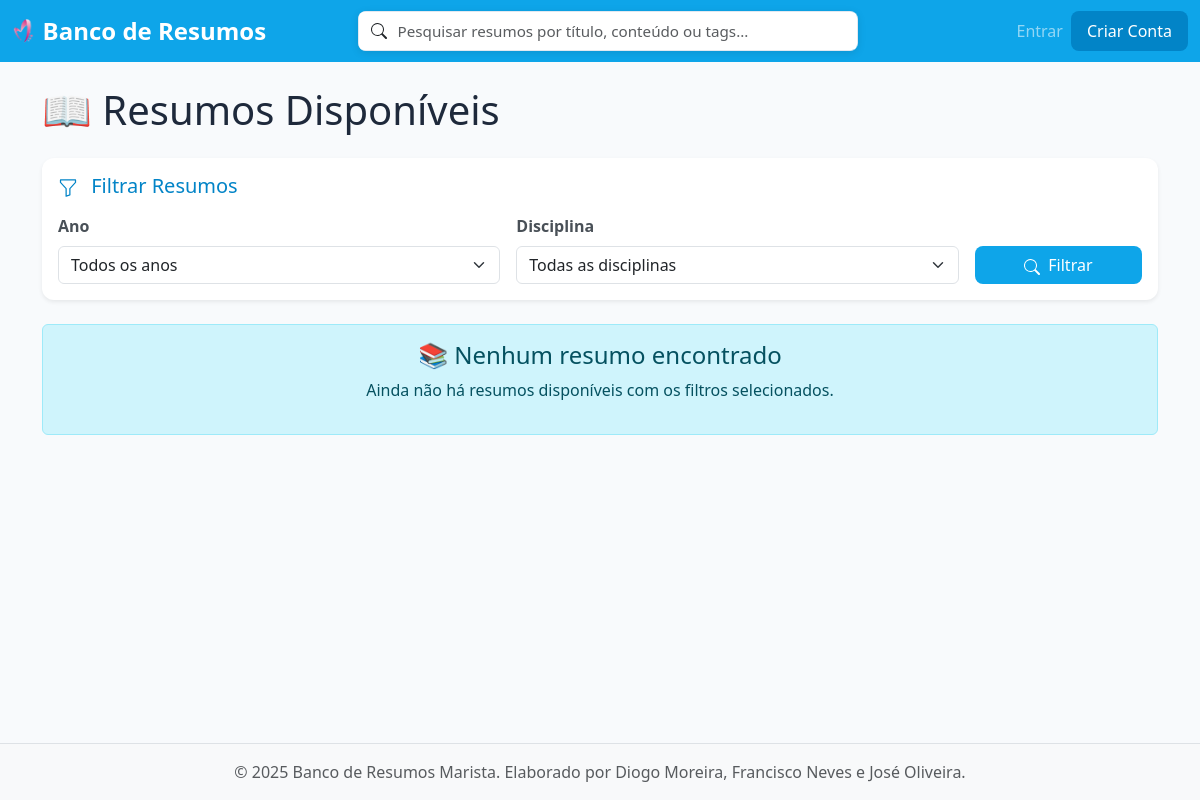
Before: / with the older database file.
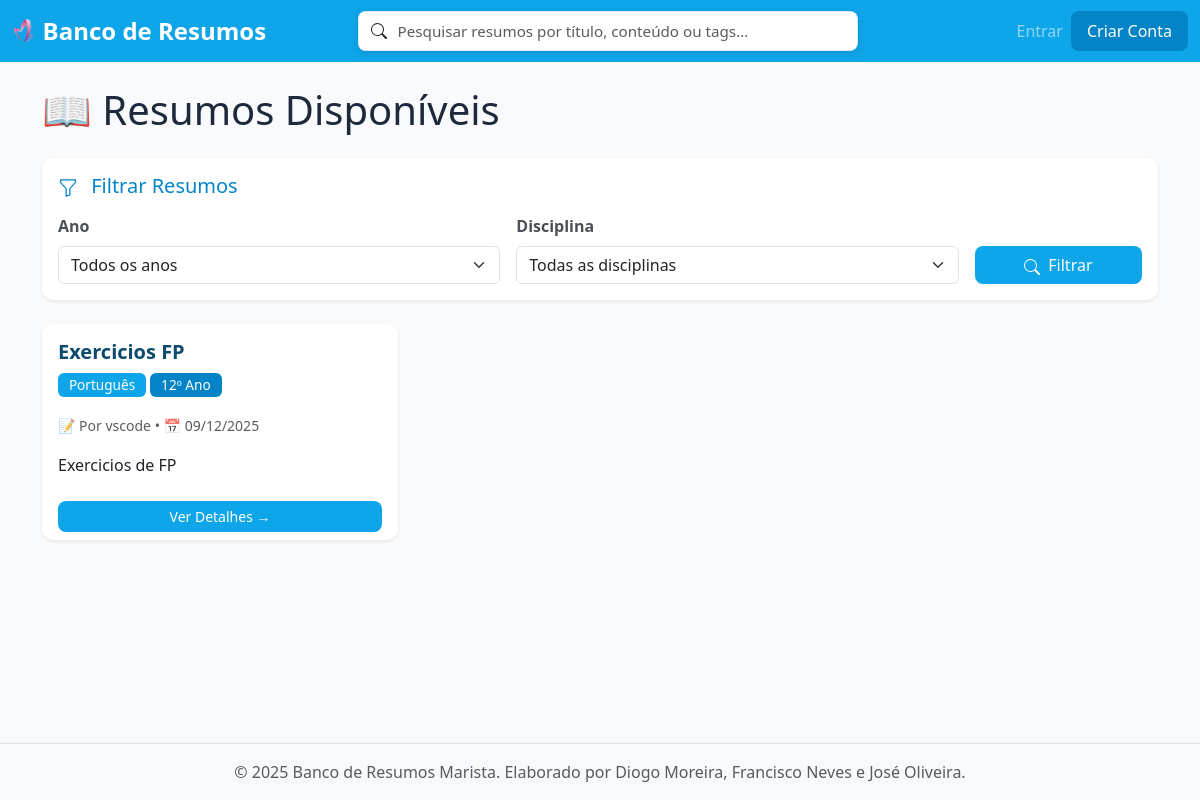
After: the same page with the newer database file.
### resumos/models.py (models this page shows, shortened)
class Resumo(models.Model):
    titulo = models.CharField(max_length=200)
    conteudo = models.TextField()
    disciplina = models.ForeignKey(
        Disciplina, on_delete=models.CASCADE, related_name='resumos')
    ano = models.ForeignKey(
        Ano, on_delete=models.CASCADE, related_name='resumos')
    autor = models.ForeignKey(
        User, on_delete=models.CASCADE, related_name='resumos')
    data_criacao = models.DateTimeField(auto_now_add=True)
    data_atualizacao = models.DateTimeField(auto_now=True)
    ficheiro = models.FileField(upload_to='resumos/')
    tags = models.ManyToManyField(Tag, related_name='resumos', blank=True)
    class Meta:
        verbose_name_plural = "Resumos"
        ordering = ['-data_criacao']

class Disciplina(models.Model):
    nome = models.CharField(max_length=100, unique=True)
    anos_disponiveis = models.ManyToManyField(
        Ano, related_name='disciplinas', blank=True)
    class Meta:
        verbose_name_plural = "Disciplinas"

class Ano(models.Model):
    numero = models.IntegerField(unique=True)  # 7, 8, 9, 10, 11, 12
    class Meta:
        verbose_name_plural = "Anos"
        ordering = ['numero']

### resumos/views.py (the view)
# urls.py: path('', views.lista_resumos, name='lista'),
def lista_resumos(request):
    resumos = Resumo.objects.all()
    disciplinas = Disciplina.objects.all()
    anos = Ano.objects.all()
    disciplina_id = request.GET.get('disciplina')
    ano_id = request.GET.get('ano')
    search_query = request.GET.get('search')
    if ano_id:
        resumos = resumos.filter(ano_id=ano_id)
        disciplinas_com_ano = disciplinas.filter(anos_disponiveis__id=ano_id)
        disciplinas_sem_ano = disciplinas.filter(anos_disponiveis__isnull=True)
        disciplinas = (disciplinas_com_ano | disciplinas_sem_ano).distinct()
    if disciplina_id:
        resumos = resumos.filter(disciplina_id=disciplina_id)
    if search_query:
        resumos = resumos.filter(
            Q(titulo__icontains=search_query) |
            Q(conteudo__icontains=search_query) |
            Q(tags__nome__icontains=search_query)
        ).distinct()
    context = {
        'resumos': resumos,
        'disciplinas': disciplinas,
        'anos': anos,
        'selected_ano': ano_id,
        'selected_disciplina': disciplina_id,
        'search_query': search_query or '',
    }
    return render(request, 'resumos/lista.html', context)

### resumos/templates/resumos/lista.html (shortened to what this page needs)
{% extends 'resumos/base.html' %}
{% block content %}
<div class="row">
    <div class="col-12">
        <h1 class="mb-4">📖 Resumos Disponíveis</h1>
    </div>
</div>
<div class="row mb-4">
    <div class="col-12">
        <div class="card shadow-sm" style="border-radius: 12px; overflow: hidden;">
            <div class="card-body">
                <h5 class="card-title mb-3" style="color: #0284c7;">
                    Filtrar Resumos
                </h5>
                <form method="get" class="row g-3" id="filterForm">
                    <div class="col-md-5">
                        <label for="ano" class="form-label fw-semibold">Ano</label>
                        <select name="ano" id="ano" class="form-select">
                            <option value="">Todos os anos</option>
                        </select>
                    </div>
                    <div class="col-md-5">
                        <label for="disciplina" class="form-label fw-semibold">Disciplina</label>
                        <select name="disciplina" id="disciplina" class="form-select">
                            <option value="">Todas as disciplinas</option>
                        </select>
                    </div>
                    <div class="col-md-2 d-flex align-items-end">
                        <button type="submit" class="btn w-100" style="background-color: #0ea5e9; color: white;">
                            Filtrar
                        </button>
                    </div>
                </form>
            </div>
        </div>
    </div>
</div>
<div class="row">
    {% if resumos %}
        {% for resumo in resumos %}
        <div class="col-md-6 col-lg-4 mb-4">
            <div class="card h-100 shadow-sm hover-card" style="border-radius: 12px; overflow: hidden;">
                <div class="card-body">
                    <h5 class="card-title fw-bold" style="color: #0c4a6e;">{{ resumo.titulo }}</h5>
                    <p class="card-text mb-3">
                        <span class="badge" style="background-color: #0ea5e9;">{{ resumo.disciplina.nome }}</span>
                        <span class="badge" style="background-color: #0284c7;">{{ resumo.ano.numero }}º Ano</span>
                    </p>
                    <p class="card-text text-muted">
                        <small>📝 Por {{ resumo.autor.username }} • 📅 {{ resumo.data_criacao|date:"d/m/Y" }}</small>
                    </p>
                    <p class="card-text">{{ resumo.conteudo|truncatewords:20 }}</p>
                </div>
                <div class="card-footer bg-transparent border-0">
                    <a href="{% url 'resumos:detalhe' resumo.pk %}" class="btn btn-sm w-100" style="background-color: #0ea5e9; color: white;">
                        Ver Detalhes →
                    </a>
                </div>
            </div>
        </div>
        {% endfor %}
    {% else %}
        <div class="col-12">
            <div class="alert alert-info text-center" role="alert">
                <h4 class="alert-heading">📚 Nenhum resumo encontrado</h4>
                <p>Ainda não há resumos disponíveis com os filtros selecionados.</p>
            </div>
        </div>
    {% endif %}
</div>
{% endblock %}

Changed rows visible on the page:
added Resumo: titulo "Exercicios FP", disciplina.nome "Português", ano.numero "12", autor.username "vscode", data_criacao "09/12/2025", conteudo "Exercicios de FP"
Other visible differences:
text no longer shown: "📚 Nenhum resumo encontrado Ainda não há resumos disponíveis com os filtros selecionados."
